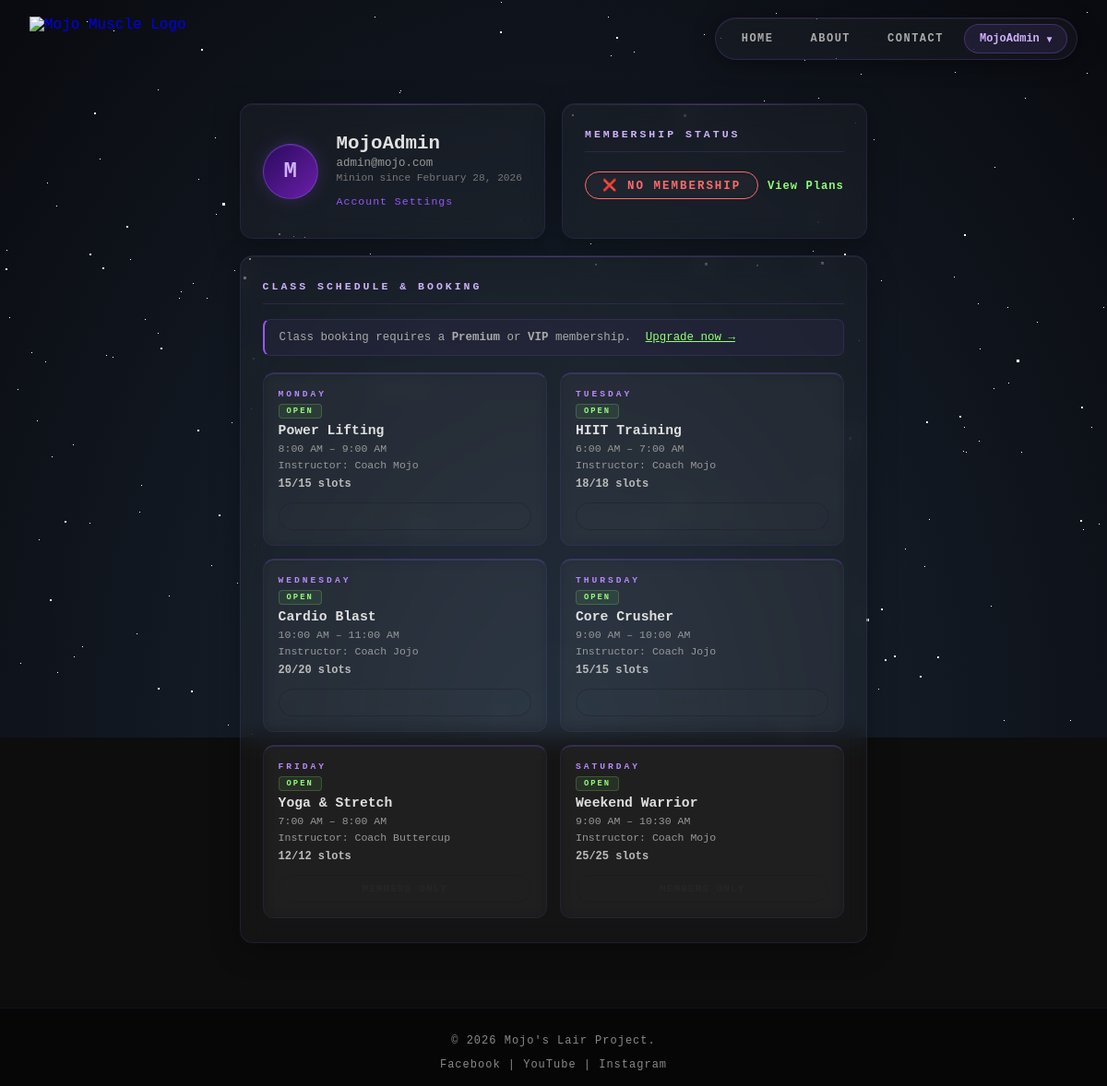
/dashboard.php (signed in), run on the app's committed database.
### tables this page shows
CREATE TABLE IF NOT EXISTS users (
    id         INT AUTO_INCREMENT PRIMARY KEY,
    username   VARCHAR(50)  NOT NULL UNIQUE,
    email      VARCHAR(100) NOT NULL UNIQUE,
    password   VARCHAR(255) NOT NULL,
    role       ENUM('member','admin') DEFAULT 'member',
    created_at TIMESTAMP DEFAULT CURRENT_TIMESTAMP
);

CREATE TABLE IF NOT EXISTS gym_classes (
    id           INT AUTO_INCREMENT PRIMARY KEY,
    class_name   VARCHAR(100) NOT NULL,
    instructor   VARCHAR(100) NOT NULL,
    schedule_day ENUM('Monday','Tuesday','Wednesday','Thursday','Friday','Saturday','Sunday') NOT NULL,
    start_time   TIME NOT NULL,
    end_time     TIME NOT NULL,
    max_slots    INT DEFAULT 20,
    status       ENUM('open','closed') DEFAULT 'open',
    created_at   TIMESTAMP DEFAULT CURRENT_TIMESTAMP
);

### dashboard.php (the view, shortened to what this page needs)
<?php
require_once __DIR__ . '/config/db.php';
$user_id = $_SESSION['user_id'];
$stmt = $conn->prepare("
    SELECT u.username, u.email, u.created_at, m.plan, m.status, m.start_date, m.end_date
    FROM users u
    LEFT JOIN memberships m ON m.id = (SELECT id FROM memberships WHERE user_id = u.id ORDER BY id DESC LIMIT 1)
    WHERE u.id = ?
");
$stmt->bind_param("i", $user_id); $stmt->execute();
$user = $stmt->get_result()->fetch_assoc(); $stmt->close();
$cs = $conn->prepare("
    SELECT gc.*,
           (SELECT COUNT(*) FROM bookings WHERE class_id=gc.id) AS booked_count,
           (SELECT COUNT(*) FROM bookings WHERE class_id=gc.id AND user_id=?) AS is_booked
    FROM gym_classes gc
    ORDER BY FIELD(gc.schedule_day,'Monday','Tuesday','Wednesday','Thursday','Friday','Saturday','Sunday'), gc.start_time
");
$cs->bind_param("i", $user_id); $cs->execute();
$all_classes = $cs->get_result()->fetch_all(MYSQLI_ASSOC); $cs->close();
$plan       = $user['plan']   ?? 'Free';
$status     = $user['status'] ?? '';
$mem_active = $status === 'active';
$pd_map     = [
    'Free'=>['FREE','#aaa',''], 'Monthly'=>['FREE','#aaa',''],
    'Premium'=>['PREMIUM','#92ff77',''], 'Quarterly'=>['PREMIUM','#92ff77',''],
    'VIP'=>['VIP','#ffd700',''], 'Annual'=>['VIP','#ffd700',''],
];
[$label, $color, $icon] = $pd_map[$plan] ?? ['FREE','#aaa',''];
$can_book = $mem_active && $label !== 'FREE';
$days_left = $pct = 0;
$is_free_plan = ($user['plan'] ?? '') === 'Free';
?>
<!DOCTYPE html>
<html lang="en">
<head>
    <link rel="stylesheet" href="assets/css/style.css">
    <link rel="stylesheet" href="assets/css/bg.css">
    <link rel="stylesheet" href="assets/css/inup.css">
    <link rel="stylesheet" href="assets/css/home.css">
</head>
<body>
<?php include 'bg.php'; ?>
<?php $page = "DASHBOARD"; include 'navbar.php'; ?>
<div class="dash-wrapper">
    <div class="dash-section">
        <div class="dash-card profile-card">
            <div class="profile-avatar"><?php echo strtoupper(substr($user['username'],0,1)); ?></div>
            <div class="profile-info">
                <h2 class="profile-name"><?php echo htmlspecialchars($user['username']); ?></h2>
                <p class="profile-email"><?php echo htmlspecialchars($user['email']); ?></p>
                <p class="profile-joined">Minion since <?php echo date('F j, Y', strtotime($user['created_at'])); ?></p>
                <a href="profile.php" class="dash-settings-link">Account Settings</a>
            </div>
        </div>
        <div class="dash-card membership-card">
            <p class="card-title">Membership Status</p>
            <?php if ($mem_active): ?>
            <div class="mem-badge" style="border-color:<?php echo $color; ?>; color:<?php echo $color; ?>;">
                <?php echo $label; ?> — ACTIVE
            </div>
            <?php if ($label !== 'FREE'): ?>
            <div class="mem-detail"><span>Started</span><span><?php echo date('M j, Y', strtotime($user['start_date'])); ?></span></div>
            <div class="mem-detail"><span>Expires</span><span><?php echo $is_free_plan ? '♾️ Lifetime' : date('M j, Y', strtotime($user['end_date'])); ?></span></div>
            <div class="mem-detail">
                <span>Days Left</span>
                <span style="color:#92ff77"><?php echo $is_free_plan ? '∞ Lifetime' : $days_left.' days'; ?></span>
            </div>
            <?php if ($pct > 0): ?>
            <div class="mem-bar-wrap">
                <div class="mem-bar"><div class="mem-bar-fill" style="width:<?php echo $pct; ?>%; background:<?php echo $color; ?>;"></div></div>
                <small><?php echo $pct; ?>% remaining</small>
            </div>
            <?php endif; ?>
            <?php else: ?>
            <p style="color:#888; font-size:0.82rem; margin-top:12px;">You're on the free plan. Upgrade to unlock class booking, priority slots & more.</p>
            <?php endif; ?>
            <a href="plans.php" class="upgrade-link" style="color:<?php echo $label==='FREE'?'#92ff77':($label==='PREMIUM'?'#ffd700':'#cfb2ff'); ?>">
                <?php echo $label==='FREE'?'Upgrade Plan':($label==='PREMIUM'?'Go VIP':'Best plan — maxed out.'); ?>
            </a>
            <?php else: ?>
            <div class="mem-badge" style="border-color:#ff6b6b; color:#ff6b6b;">❌ NO MEMBERSHIP</div>
            <a href="plans.php" class="upgrade-link" style="color:#92ff77;">View Plans</a>
            <?php endif; ?>
        </div>
    </div>
    <div class="dash-card full-width">
        <p class="card-title">Class Schedule & Booking</p>
        <?php if (!$can_book): ?>
        <div class="upgrade-notice">
            <?php if ($label === 'FREE'): ?>
            Class booking requires a <strong>Premium</strong> or <strong>VIP</strong> membership.
            <a href="plans.php" style="color:#92ff77; margin-left:8px;">Upgrade now →</a>
            <?php else: ?>
            Your membership is inactive. <a href="plans.php" style="color:#92ff77;">View plans →</a>
            <?php endif; ?>
        </div>
        <?php endif; ?>
        <div class="classes-grid">
            <?php foreach ($all_classes as $cls):
                $slots_left = $cls['max_slots'] - $cls['booked_count'];
                $is_booked  = (bool)$cls['is_booked'];
                $is_full    = $slots_left <= 0 && !$is_booked;
                $is_closed  = ($cls['status'] ?? 'open') === 'closed';
                $cls_class  = $is_closed ? 'closed-class' : ($is_booked ? 'booked' : ($is_full ? 'full' : ''));
                $time_str   = date('g:i A', strtotime($cls['start_time'])).' – '.date('g:i A', strtotime($cls['end_time']));
            ?>
            <div class="class-card <?php echo $cls_class; ?>">
                <div class="class-day"><?php echo $cls['schedule_day']; ?></div>
                <span class="class-status-badge <?php echo $is_closed ? 'closed' : 'open'; ?>"><?php echo $is_closed ? 'CLOSED' : 'OPEN'; ?></span>
                <div class="class-name"><?php echo htmlspecialchars($cls['class_name']); ?></div>
                <div class="class-meta"><?php echo $time_str; ?></div>
                <div class="class-meta">Instructor: <?php echo htmlspecialchars($cls['instructor']); ?></div>
                <?php if (!$is_closed): ?>
                <div class="class-slots <?php echo $slots_left <= 3 ? 'low' : ''; ?>">
                    <?php if ($is_booked): ?>Booked
                    <?php elseif ($is_full): ?>Full
                    <?php else: ?><?php echo $slots_left; ?>/<?php echo $cls['max_slots']; ?> slots
                    <?php endif; ?>
                </div>
                <?php if ($can_book): ?>
                    <?php if ($is_booked): ?>
                        <button class="class-btn cancel-btn" data-id="<?php echo $cls['id']; ?>">CANCEL</button>
                    <?php elseif (!$is_full): ?>
                        <button class="class-btn book-btn" data-id="<?php echo $cls['id']; ?>">BOOK CLASS</button>
                    <?php else: ?>
                        <button class="class-btn" disabled>FULL</button>
                    <?php endif; ?>
                <?php else: ?>
                    <button class="class-btn" disabled style="opacity:0.35;">MEMBERS ONLY</button>
                <?php endif; ?>
                <?php else: ?>
                <button class="class-btn" disabled style="background:#2a0000; color:#ff6b6b; border:1px solid #4a0000;">UNAVAILABLE</button>
                <?php endif; ?>
            </div>
            <?php endforeach; ?>
        </div>
    </div>
</div>
<?php include 'footer.php'; ?>
</body>
</html>

### bg.php (shortened to what this page needs)
<div class="container">
    <div id="stars3"></div>
</div>

### navbar.php (shortened to what this page needs)
<?php
$is_logged = isset($_SESSION['user_id']);
$username  = $_SESSION['username'] ?? '';
?>
<nav class="navbar">
    <a href="HOME.php" class="nav-brand">
        <img src="Assets/image/logo.png" alt="Mojo Muscle Logo" class="nav-logo">
    </a>
    <ul class="nav-links">
        <li><a href="HOME.php"    class="<?php echo $page==='HOME'    ? 'active':'' ?>">HOME</a></li>
        <li><a href="about.php"   class="<?php echo $page==='ABOUT'   ? 'active':'' ?>">ABOUT</a></li>
        <li><a href="contact.php" class="<?php echo $page==='CONTACT' ? 'active':'' ?>">CONTACT</a></li>
        <?php if ($is_logged): ?>
        <li class="nav-dropdown">
            <button class="nav-user-btn" id="nav-user-btn">
                <span class="nav-username"><?php echo htmlspecialchars($username); ?></span>
                <span class="nav-chevron">▾</span>
            </button>
        </li>
        <?php else: ?>
        <li><a href="#" id="open-signin-btn">SIGN IN</a></li>
        <?php endif; ?>
    </ul>
</nav>

### footer.php
<footer>
    <div class="footer-container">
        <p>&copy; <?php echo date("Y"); ?> Mojo's Lair Project.</p>
        <div>
            <a href="https://www.facebook.com/MojoMuscle" target="_blank">Facebook</a> | <a href="https://www.youtube.com/channel/UChVxyHiB8CHLUns-mF57JCQ" target="_blank">YouTube</a> | <a href="https://www.instagram.com/mojomuscleph/" target="_blank">Instagram</a>
        </div>
    </div>
</footer>

### Assets/css/style.css (style rules this page uses)
*, *::before, *::after { box-sizing: border-box; }
body { font-family: 'Courier New', Courier, monospace; background-color: #0d0d0d; color: #e0e0e0; display: flex; flex-direction: column; min-height: 100vh; margin: 0; }
.navbar { padding: 18px 32px; display: flex; justify-content: space-between; align-items: center; position: relative; z-index: 100; }
.nav-brand { display: flex; align-items: center; text-decoration: none; }
.nav-logo { height: 48px; width: auto; }
.nav-links { list-style: none; margin: 0; padding: 6px 10px; display: flex; gap: 4px; background: rgba(255,255,255,0.03); border: 1px solid rgba(151,95,255,0.2); border-radius: 50px; backdrop-filter: blur(12px); box-shadow: 0 4px 24px rgba(0,0,0,0.4), inset 0 1px 0 rgba(255,255,255,0.04); }
.nav-links a { display: inline-block; color: #aaa; text-decoration: none; font-weight: 600; font-size: 12px; letter-spacing: 1.5px; padding: 9px 18px; border-radius: 30px; transition: all 0.3s; }
.nav-dropdown { position: relative; display: flex; align-items: center; }
.nav-user-btn { display: flex; align-items: center; gap: 8px; background: rgba(151,95,255,0.1); border: 1px solid rgba(151,95,255,0.3); border-radius: 30px; padding: 8px 16px; color: #cfb2ff; font-family: 'Courier New', monospace; font-weight: 600; font-size: 12px; cursor: pointer; transition: all 0.3s; white-space: nowrap; }
.nav-chevron { font-size: 0.65rem; transition: transform 0.3s; }
.card-title { color: #cfb2ff; font-size: 0.72rem; font-weight: 900; text-transform: uppercase; letter-spacing: 3px; margin: 0 0 16px; padding-bottom: 12px; border-bottom: 1px solid rgba(151,95,255,0.15); }
footer { background: rgba(0,0,0,0.5); backdrop-filter: blur(8px); color: #888; text-align: center; padding: 16px 0; border-top: 1px solid rgba(151,95,255,0.1); font-size: 12px; margin-top: auto; letter-spacing: 1px; }
.footer-container { max-width: 1200px; margin: 0 auto; padding: 0 20px; }
.footer-container a { color: #888; text-decoration: none; transition: color 0.2s; }

### data on the page
users: username "M", username "MojoAdmin", email "admin@mojo.com", created_at "February 28, 2026"
gym_classes: schedule_day "MONDAY", status "OPEN", class_name "Power Lifting", time_str "8:00 AM – 9:00 AM", instructor "Coach Mojo", max_slots "15"
gym_classes: schedule_day "TUESDAY", status "OPEN", class_name "HIIT Training", time_str "6:00 AM – 7:00 AM", instructor "Coach Mojo", max_slots "18"
gym_classes: schedule_day "WEDNESDAY", status "OPEN", class_name "Cardio Blast", time_str "10:00 AM – 11:00 AM", instructor "Coach Jojo", max_slots "20"
gym_classes: schedule_day "THURSDAY", status "OPEN", class_name "Core Crusher", time_str "9:00 AM – 10:00 AM", instructor "Coach Jojo", max_slots "15"
gym_classes: schedule_day "FRIDAY", status "OPEN", class_name "Yoga & Stretch", time_str "7:00 AM – 8:00 AM", instructor "Coach Buttercup", max_slots "12"
gym_classes: schedule_day "SATURDAY", status "OPEN", class_name "Weekend Warrior", time_str "9:00 AM – 10:30 AM", instructor "Coach Mojo", max_slots "25"

### other printed values
$username "MojoAdmin"
